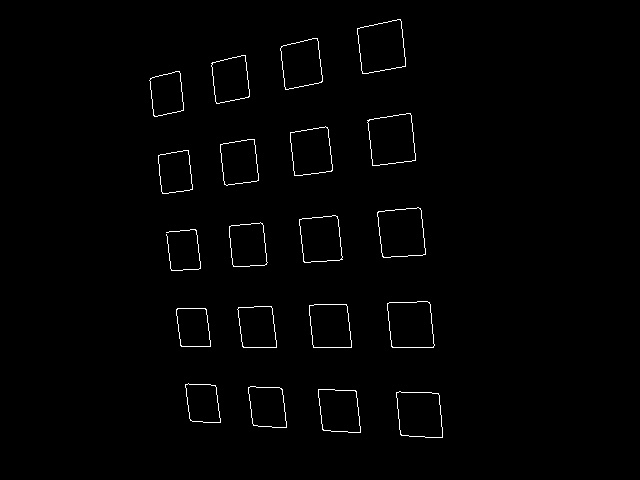
#> input picture Homeworks/hw8/HW8-Files/Dataset1/canny/Pic_19.jpg, 640 x 480 px
$ python -i CornerDetector.py   (imports and definitions only)
#> lines starting #> are read from the running program, lines starting #| are printed output that depends on the picture; after the words box and inside, x2 and y2 are one past the last pixel; in counts of white or black regions, pixels touching at a corner belong together

import cv2
import numpy as np
from glob import glob
import os


class CornerDetector:
    def __init__(self, img_path: str, dim=(5, 4)):
#> called with img_path = 'HW8-Files/Dataset1/canny/Pic_19.jpg', dim = (5, 4)
        self.img_path = img_path
        self.img = cv2.imread(self.img_path)
#> self.img is the input picture: shape (480, 640, 3); min 0, max 255, mean 2.6
        self.gray = cv2.cvtColor(self.img, cv2.COLOR_BGR2GRAY)
        self.rows, self.cols = dim
        self.vertical_sorted_lines = None
        self.horizontal_sorted_lines = None
        self.corners = None
        self.debug = False

    def get_lines(self):
        # Step 1: blur gray image
        kernel_size = 5
        blur = cv2.GaussianBlur(self.gray, (kernel_size, kernel_size), 0)
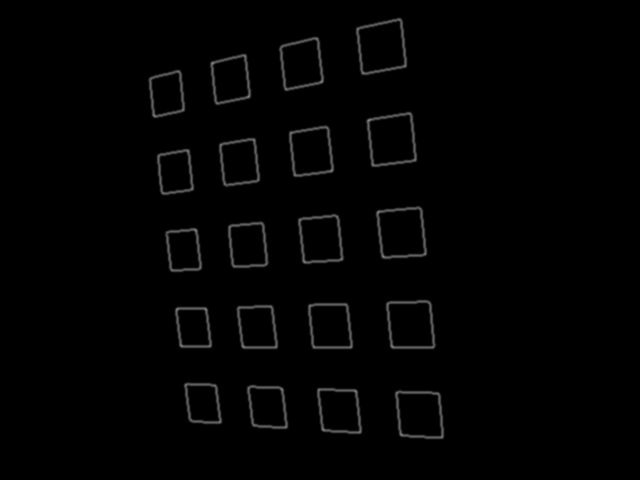
#> blur: shape (480, 640); min 0, max 132, mean 2.6

        # Step 2: detect Canny edges
        low_threshold = 80  # Hysteresis minVal gradient magnitude below which is sure non-edge
        high_threshold = 220  # Hysteresis maxVal gradient magnitude above which is sure edge
        edges = cv2.Canny(blur, low_threshold, high_threshold)
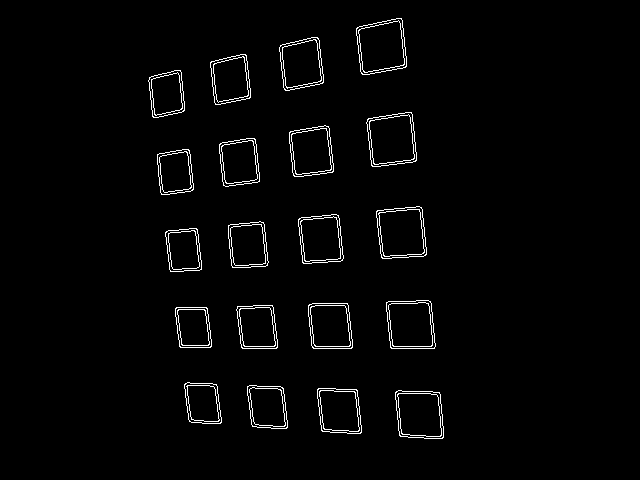
#> edges: shape (480, 640); 2% white in thin lines or dots, all inside (x1, y1, x2, y2) = (148, 18, 444, 439)

        if self.debug:
            # cv2.imshow('Canny edges', edges)
            # cv2.waitKey(3000)

            canny_folder = os.path.join(os.path.split(self.img_path)[0], 'canny')
            if not os.path.exists(canny_folder):
                os.mkdir(canny_folder)
            img_name = os.path.split(self.img_path)[-1]
            cv2.imwrite(os.path.join(canny_folder, img_name), edges)

        # Step 3: apply Hough Transform to detect lines
        rho = 1  # distance resolution in pixels of the Hough grid
        theta = np.pi / 180  # angular resolution in radians of the Hough grid
        threshold = 45  # minimum number of votes (intersections in Hough grid cell)
        min_line_length = 30  # minimum number of pixels making up a line
        max_line_gap = 100  # maximum gap in pixels between connectable line segments
        line_image = np.copy(self.img)  # creating a new image to draw lines on

        # Run Hough on edge detected image
        # Output "lines" is an array containing endpoints of detected line segments
        trials = 10
        while trials > 0:
            trials -= 1
            lines = cv2.HoughLinesP(edges, rho, theta, threshold, np.array([]), min_line_length, max_line_gap)
            # print(f"Detected {len(lines)} lines.")
            # print(f"{lines.shape=}")
            lines = lines.squeeze()
            # print(f"{lines.shape=}")
            assert len(lines) >= 2 * (self.rows + self.cols), 'Not enough lines to get all corners!'
            # print(f"{lines=}")

            if self.debug:
                # draw lines on original image
                for x1, y1, x2, y2 in lines:
                    cv2.line(line_image, (x1, y1), (x2, y2), (255, 255, 0), 4)

                # cv2.imshow('Image with lines', line_image)
                # cv2.waitKey(50000)

                lines_folder = os.path.join(os.path.split(self.img_path)[0], 'lines')
                if not os.path.exists(lines_folder):
                    os.mkdir(lines_folder)
                img_name = os.path.split(self.img_path)[-1]
                cv2.imwrite(os.path.join(lines_folder, img_name), line_image)

            # Step 4: filter lines
            delta_x = lines[:, 2] - lines[:, 0]
            delta_y = lines[:, 3] - lines[:, 1]
            slope = delta_y / delta_x
            # print(f"{slope=}")

            vertical_lines = lines[abs(slope) > 1]
            horizontal_lines = lines[abs(slope) <= 1]
            # print(f"Vertical lines num: {len(vertical_lines)}, horizontal lines num: {len(horizontal_lines)}")

            dist_to_vertical_lines = []
            for vl in vertical_lines:
                dist_to_vertical_lines.append(self.origin_to_line_dist(vl))
            dist_to_vertical_lines = np.array(dist_to_vertical_lines)
            # print(f"{dist_to_vertical_lines=}")
            indices = np.argsort(dist_to_vertical_lines)
            # print(f"{indices=}")
            dist_sorted = dist_to_vertical_lines[indices]
            # print(f"Vertical {dist_sorted=}")
            dist_thr = 10
            vertical_lines_filtered = []
            for i in range(len(dist_sorted)):
                if len(vertical_lines_filtered) == 0:
                    vertical_lines_filtered.append(vertical_lines[indices[i]])
                else:
                    if dist_sorted[i] - dist_sorted[i - 1] > dist_thr:
                        vertical_lines_filtered.append(vertical_lines[indices[i]])
            if len(vertical_lines_filtered) != self.cols * 2:
                print(f'Invalid filtered vertical lines num {len(vertical_lines_filtered)}!')
                continue

            dist_to_horizontal_lines = []
            for hl in horizontal_lines:
                dist_to_horizontal_lines.append(self.origin_to_line_dist(hl))
            dist_to_horizontal_lines = np.array(dist_to_horizontal_lines)
            # print(f"{dist_to_horizontal_lines=}")
            indices = np.argsort(dist_to_horizontal_lines)
            dist_sorted = dist_to_horizontal_lines[indices]
            # print(f"Horizontal {dist_sorted=}")
            # dist_thr = 10
            horizontal_lines_filtered = []
            for i in range(len(dist_sorted)):
                if len(horizontal_lines_filtered) == 0:
                    horizontal_lines_filtered.append(horizontal_lines[indices[i]])
                else:
                    if dist_sorted[i] - dist_sorted[i - 1] > dist_thr:
                        horizontal_lines_filtered.append(horizontal_lines[indices[i]])
            if len(horizontal_lines_filtered) != self.rows * 2:
                print(f'Invalid filtered horizontal lines num {len(horizontal_lines_filtered)}!')
                continue

            if trials == 0:
                print(f"Used up all trials but cannot find exact number of lines!")
                return

            print(f"Exact number of distinctive lines are extracted.")
            self.vertical_sorted_lines = vertical_lines_filtered
            self.horizontal_sorted_lines = horizontal_lines_filtered

            if self.debug:
                img_line_sep = np.copy(self.img)
                for vl in vertical_lines_filtered:
                    x1, y1, x2, y2 = self.extend_line(vl)
                    cv2.line(img_line_sep, (x1, y1), (x2, y2), (255, 0, 0), 2)
                for hl in horizontal_lines_filtered:
                    x1, y1, x2, y2 = self.extend_line(hl)
                    cv2.line(img_line_sep, (x1, y1), (x2, y2), (0, 0, 255), 2)
                filtered_lines_folder = os.path.join(os.path.split(self.img_path)[0], 'lines_filtered')
                if not os.path.exists(filtered_lines_folder):
                    os.mkdir(filtered_lines_folder)
                img_name = os.path.split(self.img_path)[-1]
                cv2.imwrite(os.path.join(filtered_lines_folder, img_name), img_line_sep)

                # cv2.imshow('Image with separated lines', img_line_sep)
                # cv2.waitKey(50000)
            return self.vertical_sorted_lines, self.horizontal_sorted_lines
#> after the loop, trials = 0

    def get_corners(self):
        self.get_lines()

        if not self.vertical_sorted_lines or not self.horizontal_sorted_lines:
            print(f"No exact lines detected for image {self.img_path}!")
#| No exact lines detected for image HW8-Files/Dataset1/canny/Pic_19.jpg!
            return None

        corners = []
        for hl in self.horizontal_sorted_lines:
            hl_homog = self.homog_line(hl)
            for vl in self.vertical_sorted_lines:
                vl_homog = self.homog_line(vl)
                x, y = self.intersect_pixel(vl_homog, hl_homog)
                corners.append([x, y])
        print(f"Detected {len(corners)} corners!")

        if self.debug:
            img_corners = np.copy(self.img)
            for i, (x, y) in enumerate(corners):
                cv2.circle(img_corners, (x, y), color=(0, 0, 255), radius=2, thickness=-1)
                cv2.putText(img_corners, str(i), (x, y), cv2.FONT_HERSHEY_SIMPLEX, 0.5, (0, 255, 0), 1, cv2.LINE_AA)

            # cv2.imshow('Image with corners', img_corners)
            # cv2.waitKey(50000)

            corners_folder = os.path.join(os.path.split(self.img_path)[0], 'corners')
            if not os.path.exists(corners_folder):
                os.mkdir(corners_folder)
            img_name = os.path.split(self.img_path)[-1]
            cv2.imwrite(os.path.join(corners_folder, img_name), img_corners)

        self.corners = np.asarray(corners)
        assert len(corners) == 4 * self.rows * self.cols, 'Corners number does not match!'
        return self.corners

    def origin_to_line_dist(self, line):
        l = self.homog_line(line)
        dist = abs(l[2]) / np.sqrt(l[0] ** 2 + l[1] ** 2)
        return dist

    def homog_line(self, line):
        x1, y1, x2, y2 = line
        l = np.cross([x1, y1, 1], [x2, y2, 1])  # homogeneous line
        return l

    def intersect_pixel(self, l1, l2):
        point = np.cross(l1, l2)
        return int(point[0] / point[2]), int(point[1] / point[2])

    def extend_line(self, line, dist=10000):
        angle = np.arctan2(line[3] - line[1], line[2] - line[0])
        x1 = int(line[0] + dist * np.cos(angle))
        y1 = int(line[1] + dist * np.sin(angle))
        x2 = int(line[0] - dist * np.cos(angle))
        y2 = int(line[1] - dist * np.sin(angle))
        return x1, y1, x2, y2


# [18 lines not run here, left out]

>>> result = CornerDetector('HW8-Files/Dataset1/canny/Pic_19.jpg').get_corners()

$ run again, on Homeworks/hw8/HW8-Files/Dataset1/corners/Pic_10.jpg
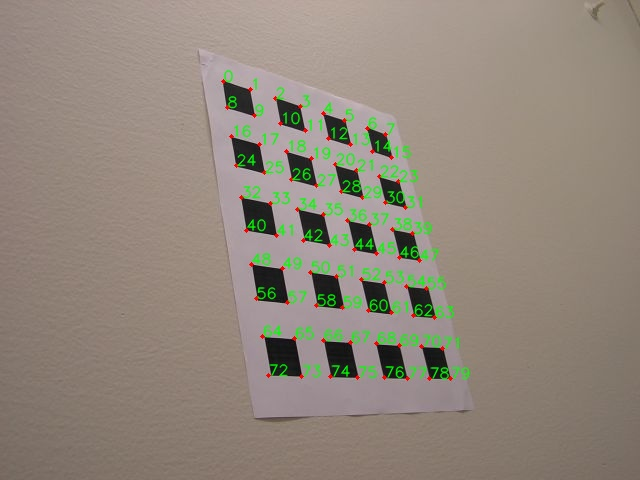
#> input picture Homeworks/hw8/HW8-Files/Dataset1/corners/Pic_10.jpg, 640 x 480 px
#> in __init__, self.img is the input picture: shape (480, 640, 3); mean B, G, R 123.3, 135.3, 145.4
#> in __init__, `self.gray = cv2.cvtColor(self.img, cv2.COLOR_BGR2GRAY)`:
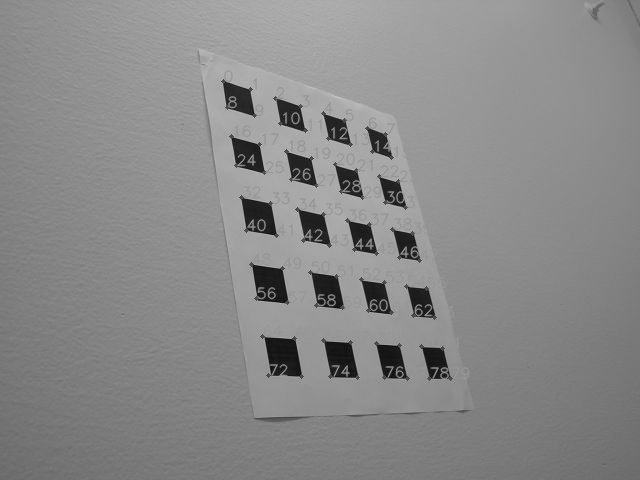
#> self.gray: shape (480, 640); min 9, max 195, mean 137
#> in get_lines, `edges = cv2.Canny(blur, low_threshold, high_threshold)`:
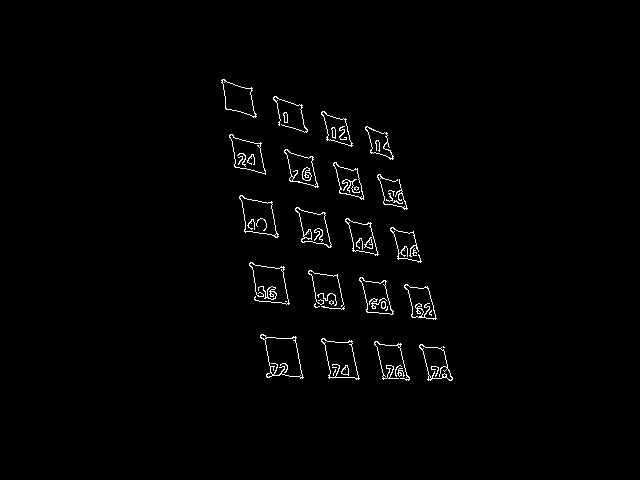
#> edges: shape (480, 640); 1.3% white in thin lines or dots, all inside (x1, y1, x2, y2) = (221, 79, 453, 381)
#> after the loop in get_lines, `while trials > 0:`: trials = 0
#| No exact lines detected for image HW8-Files/Dataset1/corners/Pic_10.jpg!

$ run again, on Homeworks/hw8/HW8-Files/Dataset1/corners/Pic_11.jpg
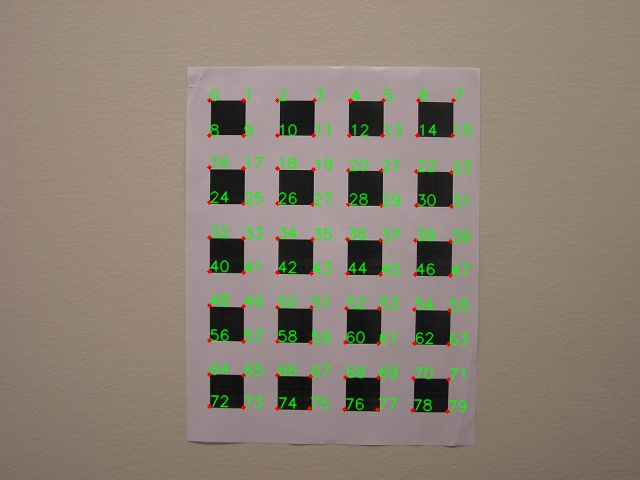
#> input picture Homeworks/hw8/HW8-Files/Dataset1/corners/Pic_11.jpg, 640 x 480 px
#> in __init__, self.img is the input picture: shape (480, 640, 3); mean B, G, R 115.4, 128.2, 139.3
#> in __init__, `self.gray = cv2.cvtColor(self.img, cv2.COLOR_BGR2GRAY)`:
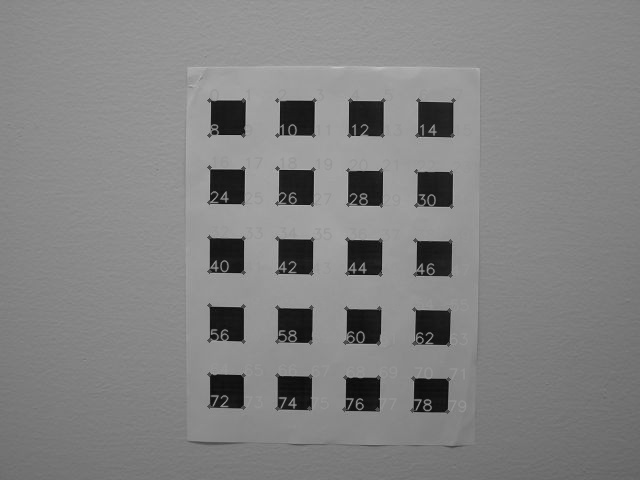
#> self.gray: shape (480, 640); min 6, max 199, mean 130.1
#> in get_lines, `edges = cv2.Canny(blur, low_threshold, high_threshold)`:
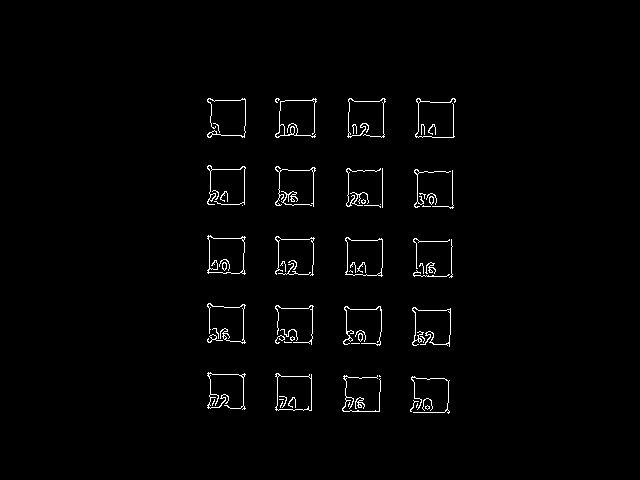
#> edges: shape (480, 640); 1.5% white in thin lines or dots, all inside (x1, y1, x2, y2) = (207, 98, 456, 414)
#> after the loop in get_lines, `while trials > 0:`: trials = 9
